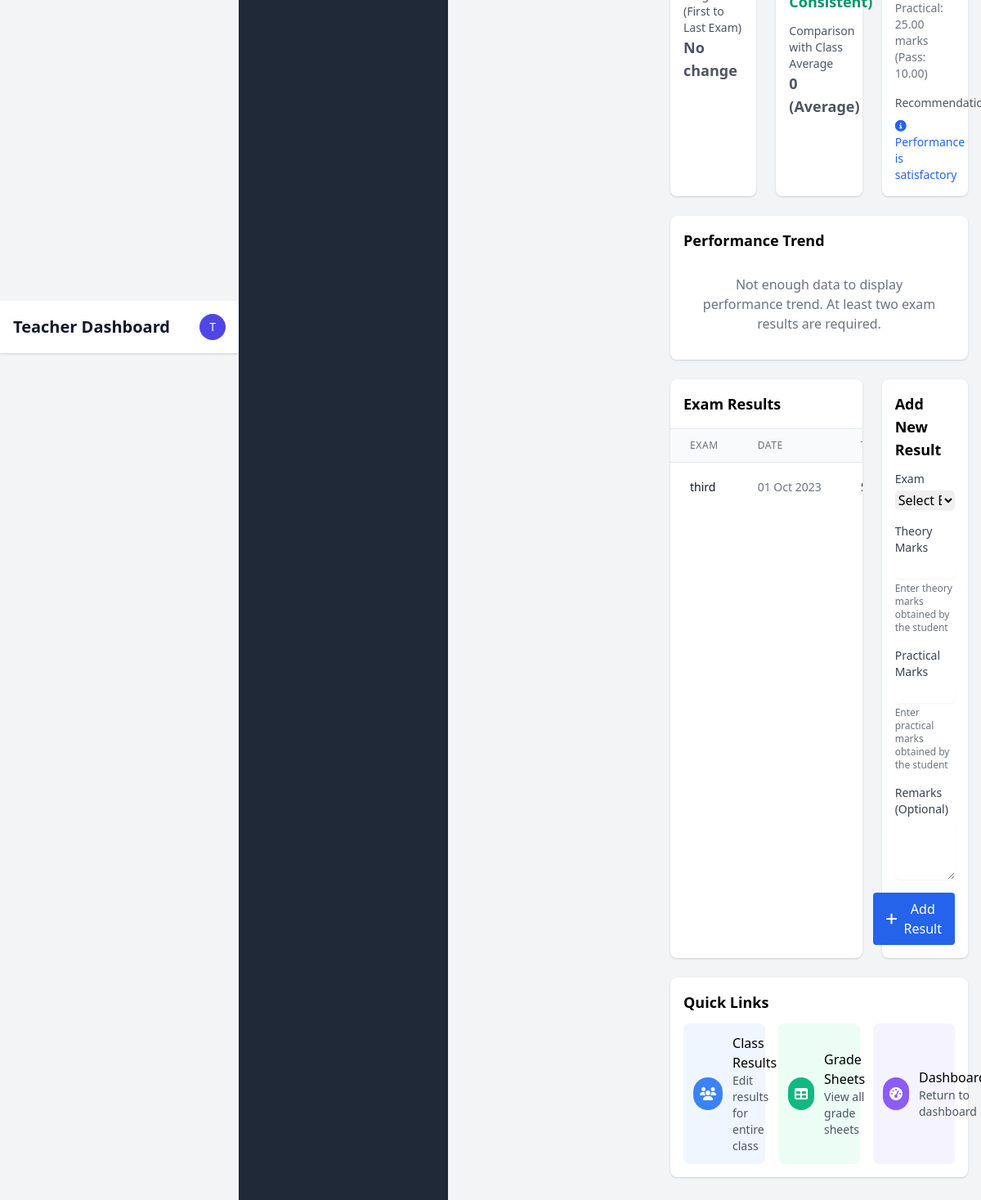
Page /Teacher/student_results.php?student_id=S001&subject_id=106 (signed in) on the committed database.
### tables this page shows
CREATE TABLE `subjects` (
  `subject_id` varchar(20) NOT NULL,
  `subject_name` varchar(100) NOT NULL,
  `subject_code` varchar(20) DEFAULT NULL,
  `description` text DEFAULT NULL,
  `full_marks_theory` decimal(5,2) NOT NULL DEFAULT 100.00,
  `full_marks_practical` decimal(5,2) NOT NULL DEFAULT 0.00,
  `pass_marks_theory` decimal(5,2) NOT NULL DEFAULT 40.00,
  `pass_marks_practical` decimal(5,2) NOT NULL DEFAULT 0.00,
  `credit_hours` decimal(3,1) NOT NULL DEFAULT 1.0,
  `is_optional` tinyint(1) NOT NULL DEFAULT 0,
  `is_active` tinyint(1) NOT NULL DEFAULT 1,
  `created_at` timestamp NOT NULL DEFAULT current_timestamp(),
  `updated_at` timestamp NOT NULL DEFAULT current_timestamp() ON UPDATE current_timestamp()
);

CREATE TABLE `results` (
  `result_id` int(11) NOT NULL,
  `student_id` varchar(20) NOT NULL,
  `subject_id` varchar(20) NOT NULL,
  `exam_id` int(11) DEFAULT NULL,
  `theory_marks` decimal(5,2) DEFAULT NULL CHECK (`theory_marks` between 0 and 100),
  `practical_marks` decimal(5,2) DEFAULT NULL CHECK (`practical_marks` between 0 and 100),
  `credit_hours` decimal(3,1) NOT NULL DEFAULT 1.0,
  `grade` varchar(5) DEFAULT NULL,
  `gpa` decimal(3,2) DEFAULT NULL,
  `remarks` text DEFAULT NULL,
  `upload_id` int(11) DEFAULT NULL COMMENT 'Reference to result_uploads table for batch uploads',
  `batch_id` int(11) DEFAULT NULL COMMENT 'ID for grouping batch entries',
  `status` enum('pending','published','withheld') NOT NULL DEFAULT 'pending',
  `status_changed_at` timestamp NULL DEFAULT NULL,
  `status_changed_by` int(11) DEFAULT NULL,
  `created_by` int(11) DEFAULT NULL COMMENT 'User ID who created the result',
  `updated_by` int(11) DEFAULT NULL COMMENT 'User ID who last updated the result',
  `created_at` timestamp NOT NULL DEFAULT current_timestamp(),
  `updated_at` timestamp NOT NULL DEFAULT current_timestamp() ON UPDATE current_timestamp(),
  `is_published` tinyint(1) NOT NULL DEFAULT 0,
  `percentage` decimal(5,2) NOT NULL DEFAULT 0.00,
  `is_pass` tinyint(1) NOT NULL DEFAULT 0,
  `total_marks` decimal(10,2) NOT NULL DEFAULT 0.00,
  `marks_obtained` decimal(10,2) NOT NULL DEFAULT 0.00
);

CREATE TABLE `exams` (
  `exam_id` int(11) NOT NULL,
  `exam_name` varchar(100) NOT NULL,
  `exam_type` enum('midterm','final','quiz','assignment','project','other','First Terminal','Second Terminal','Third Terminal','Final Terminal') NOT NULL,
  `class_id` int(11) DEFAULT NULL,
  `start_date` date DEFAULT NULL,
  `end_date` date DEFAULT NULL,
  `total_marks` int(11) NOT NULL,
  `passing_marks` int(11) NOT NULL,
  `academic_year` varchar(20) NOT NULL,
  `description` text DEFAULT NULL,
  `status` enum('upcoming','ongoing','completed','cancelled') DEFAULT 'upcoming',
  `exam_date` date DEFAULT NULL,
  `is_active` tinyint(1) NOT NULL DEFAULT 1,
  `created_at` timestamp NOT NULL DEFAULT current_timestamp(),
  `updated_at` timestamp NOT NULL DEFAULT current_timestamp() ON UPDATE current_timestamp(),
  `results_published` tinyint(1) NOT NULL DEFAULT 0 COMMENT 'Flag indicating if results are published (1) or not (0)'
);

### Teacher/student_results.php (the view, shortened to what the rows shown need)
<?php
include '../includes/db_connetc.php';
$student_id = isset($_GET['student_id']) ? $_GET['student_id'] : '';
$subject_id = isset($_GET['subject_id']) ? $_GET['subject_id'] : '';
$results_query = "
    SELECT r.result_id, r.exam_id, r.theory_marks, r.practical_marks, r.grade, r.gpa,
           r.remarks, r.percentage, r.is_pass, e.exam_name, e.start_date, e.total_marks, e.passing_marks
    FROM results r
    JOIN exams e ON r.exam_id = e.exam_id
    WHERE r.student_id = ? AND r.subject_id = ?
    ORDER BY e.start_date DESC
";
$results_stmt = $conn->prepare($results_query);
if ($results_stmt) {
    $results_stmt->bind_param("ss", $student_id, $subject_id);
    $results_stmt->execute();
    $results_result = $results_stmt->get_result();
    $results = [];
    while ($result = $results_result->fetch_assoc()) {
        $results[] = $result;
    }
} else {
    $_SESSION['error'] = "Database error: " . $conn->error;
}
$subject_query = "SELECT * FROM subjects WHERE subject_id = ?";
$subject_stmt = $conn->prepare($subject_query);
$subject = null;
if ($subject_stmt) {
    $subject_stmt->bind_param("s", $subject_id);
    $subject_stmt->execute();
    $subject_result = $subject_stmt->get_result();
    $subject = $subject_result->fetch_assoc();
}
?>
<!DOCTYPE html>
<html lang="en">
<head>
    <link rel="stylesheet" href="../css/tailwind.css">
    <link rel="stylesheet" href="../css/style.css">
    <link rel="stylesheet" href="https://cdnjs.cloudflare.com/ajax/libs/font-awesome/6.0.0-beta3/css/all.min.css">
</head>
<body class="bg-gray-100">
    <?php include 'includes/teacher_topbar.php'; ?>
    <div class="flex">
        <?php include 'includes/teacher_sidebar.php'; ?>
        <div class="w-full p-4 md:ml-64">
            <div class="grid grid-cols-1 md:grid-cols-3 gap-6 mb-6">
                <div class="bg-white rounded-lg shadow p-4">
                    <?php if ($subject): ?>
                        <div class="mb-4">
                            <p class="text-sm text-gray-500">
                                Theory: <?php echo $subject['full_marks_theory']; ?> marks (Pass: <?php echo $subject['pass_marks_theory']; ?>)<br>
                                Practical: <?php echo $subject['full_marks_practical']; ?> marks (Pass: <?php echo $subject['pass_marks_practical']; ?>)
                            </p>
                        </div>
                    <?php endif; ?>
                </div>
            </div>
            <div class="grid grid-cols-1 md:grid-cols-3 gap-6 mb-6">
                <div class="md:col-span-2 bg-white rounded-lg shadow overflow-hidden">
                    <?php if (empty($results)): ?>
                        <div class="p-6 text-center">
                            <p class="text-gray-500">No results found for this student in this subject.</p>
                        </div>
                    <?php else: ?>
                        <div class="overflow-x-auto">
                            <table class="min-w-full divide-y divide-gray-200">
                                <thead class="bg-gray-50">
                                    <tr>
                                        <th scope="col" class="px-6 py-3 text-left text-xs font-medium text-gray-500 uppercase tracking-wider">Exam</th>
                                        <th scope="col" class="px-6 py-3 text-left text-xs font-medium text-gray-500 uppercase tracking-wider">Date</th>
                                        <th scope="col" class="px-6 py-3 text-left text-xs font-medium text-gray-500 uppercase tracking-wider">Theory</th>
                                    </tr>
                                </thead>
                                <tbody class="bg-white divide-y divide-gray-200">
                                    <?php foreach ($results as $result): ?>
                                        <tr>
                                            <td class="px-6 py-4 whitespace-nowrap text-sm font-medium text-gray-900">
                                                <?php echo htmlspecialchars($result['exam_name']); ?>
                                            </td>
                                            <td class="px-6 py-4 whitespace-nowrap text-sm text-gray-500">
                                                <?php echo $result['start_date'] ? date('d M Y', strtotime($result['start_date'])) : 'N/A'; ?>
                                            </td>
                                            <td class="px-6 py-4 whitespace-nowrap text-sm text-gray-900">
                                            </td>
                                        </tr>
                                    <?php endforeach; ?>
                                </tbody>
                            </table>
                        </div>
                    <?php endif; ?>
                </div>
            </div>
        </div>
    </div>
</body>
</html>

### rows in the picture
subjects: full_marks_practical "25.00", pass_marks_practical "10.00"
results: exam.exam_name "third", exam.start_date "01 Oct 2023"

### other values in the picture
$initials "T"
$diff "0"
$diff_text "Average"
